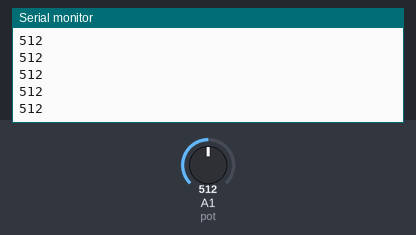
The sketch below on a simulated Arduino Uno, built with avr-gcc and run on an emulated ATmega328P. Shown: the last lines printed to the serial monitor. Inputs (shaded band) come from the test bench; at power-on: A1 (pot) = 512.

Above: at 1.2 s.
1.3 s: A1 (pot) set to 716
At 1.31 s:
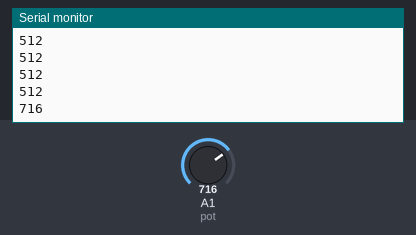
2.8 s: A1 (pot) set to 900
At 2.81 s:
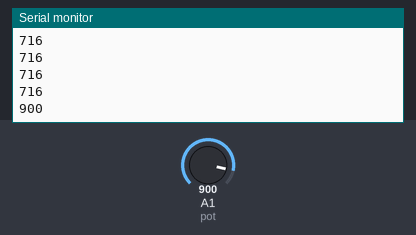
Timing chart, 0 to 5.8 s (numbered marks = the images above; inputs shaded):
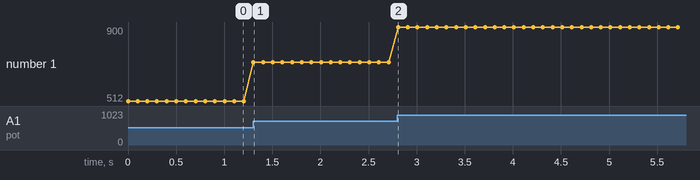

Measured:
- after the input at 1.3 s, the serial monitor: prints a new line at once (image 1)
- after the input at 2.8 s, the serial monitor: prints a new line at once (image 2)
- plotted number 1: 512 → 716 after the input at 1.3 s, 716 → 900 after the input at 2.8 s

The sketch:

POT.ino
```cpp
const int pot = A1; // arduino pin A1 or 15

void setup()
{
  pinMode(LED_BUILTIN, INPUT);

  Serial.begin(9600);
}

void loop()
{
  int potIn = analogRead(pot);
  Serial.println(potIn);
  delay(100);

}
```
